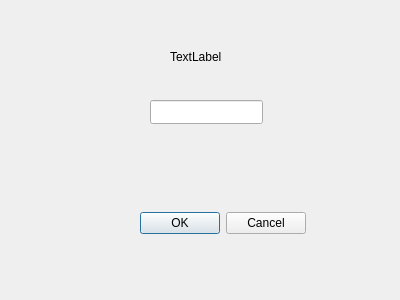
<?xml version="1.0" encoding="UTF-8"?>
<ui version="4.0">
 <class>Form</class>
 <widget class="QWidget" name="Form">
  <property name="geometry">
   <rect>
    <x>0</x>
    <y>0</y>
    <width>400</width>
    <height>300</height>
   </rect>
  </property>
  <property name="windowTitle">
   <string>Form</string>
  </property>
  <widget class="QLabel" name="lblTittle">
   <property name="geometry">
    <rect>
     <x>170</x>
     <y>50</y>
     <width>65</width>
     <height>14</height>
    </rect>
   </property>
   <property name="text">
    <string>TextLabel</string>
   </property>
  </widget>
  <widget class="QLineEdit" name="edtSnapshotName">
   <property name="geometry">
    <rect>
     <x>150</x>
     <y>100</y>
     <width>113</width>
     <height>24</height>
    </rect>
   </property>
  </widget>
  <widget class="QDialogButtonBox" name="buttonBox">
   <property name="geometry">
    <rect>
     <x>130</x>
     <y>210</y>
     <width>176</width>
     <height>27</height>
    </rect>
   </property>
   <property name="standardButtons">
    <set>QDialogButtonBox::Cancel|QDialogButtonBox::Ok</set>
   </property>
  </widget>
 </widget>
 <resources/>
 <connections/>
</ui>
